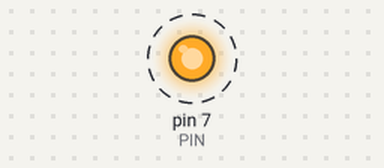
Bench run of a sketch on a simulated Arduino Uno, built with avr-gcc and run on an emulated ATmega328P. Shown: output pins drawn as LEDs (lit = HIGH). Dashed ring = blinking. At 2.0 s the program stops and its outputs stay as they are.

Above: at 1.05 s.
Timing chart, 0 to 3.5 s (numbered marks = the images above):
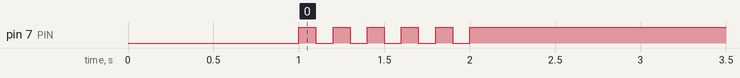

Measured:
- by itself, pin 7 (PIN): alternates HIGH for 0.10 s and LOW for 0.10 s, 11 changes in all, then stays HIGH

The sketch:

05_practice_2.ino
```cpp
#define PIN 7

void setup() {
  pinMode(PIN,OUTPUT);

  digitalWrite(PIN, LOW);
  delay(1000);
}

void loop() {
  for(int i=0; i<5; i++){
    digitalWrite(PIN, HIGH);
    delay(100);
    digitalWrite(PIN, LOW);
    delay(100);
  }
  digitalWrite(PIN, HIGH);
  while(true);
}
```
